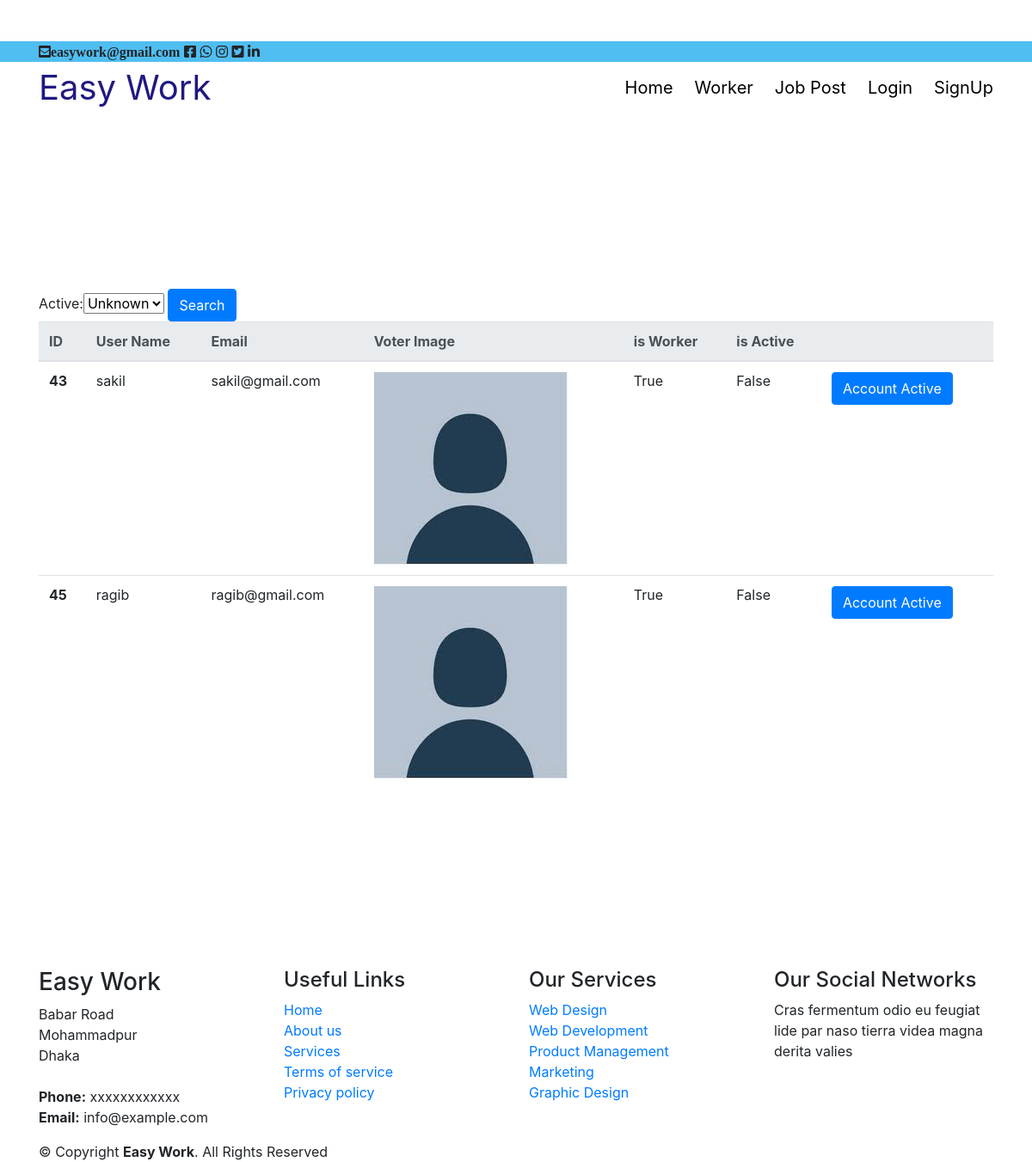
The app's page /superadmin/super/admin/worker/pending/list/, older data.
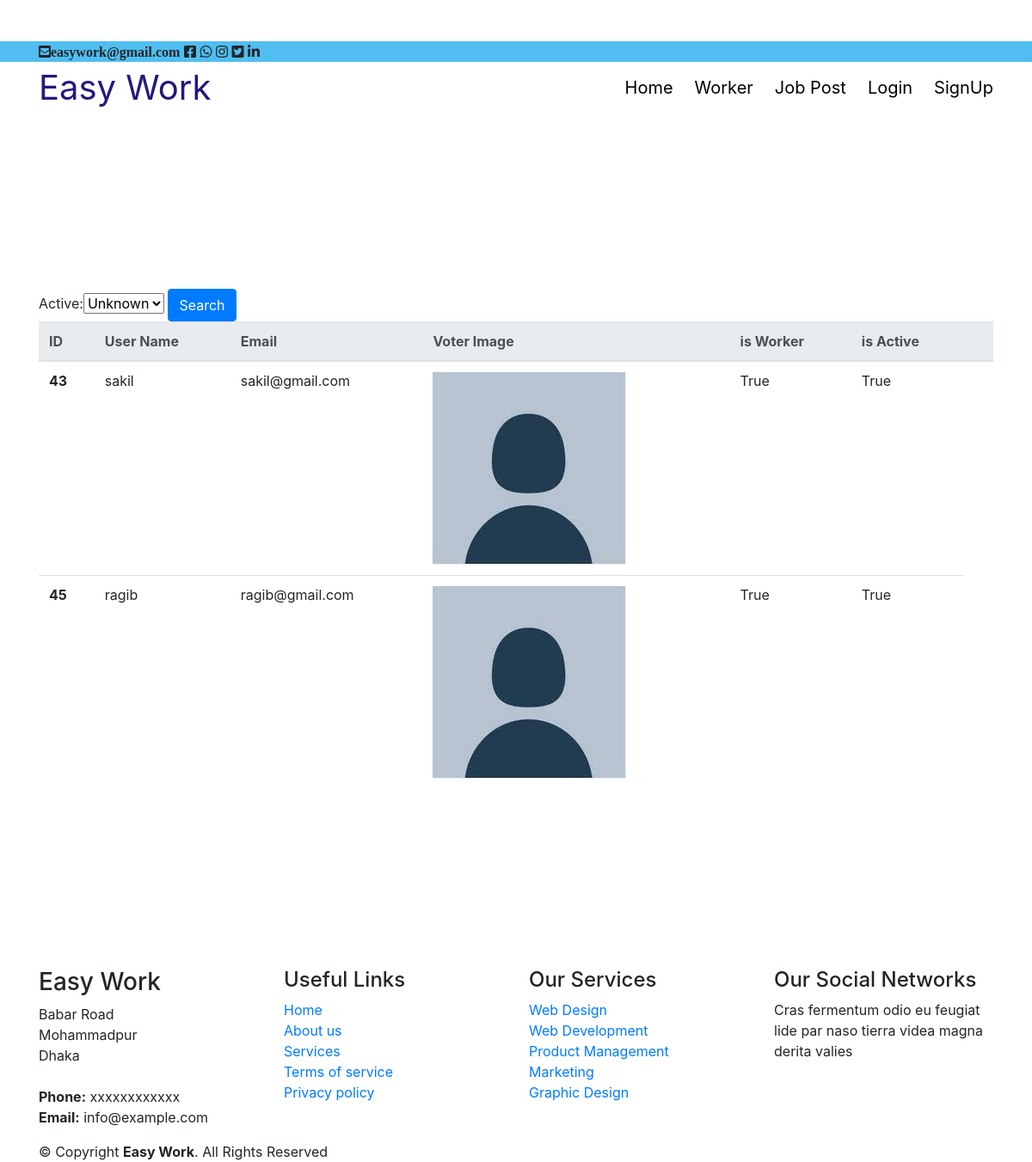
The same page, newer data.
### accounts/models.py (models this page shows, shortened)
class User(AbstractUser):
    is_worker = models.BooleanField(default=False)
    is_customer = models.BooleanField(default=False)
    image = models.ImageField('Voter ID Image', default='default.jpg', upload_to='voter_id_pics', null=True, blank=True)

### superadmin/views.py (the view)
# urls.py: path('super/admin/worker/pending/list/',views.worker_pending_list,name='worker_pending_list'),
def worker_pending_list(request):
    worker = User.objects.all().filter(is_worker = True)
    MyFilter = ActiveFilter(request.GET, queryset=worker)
    worker = MyFilter.qs
    context = {
        'worker': worker,
        'MyFilter': MyFilter,
    }
    return render(request,'superadmin/worker_pending_list.html',context)

### superadmin/templates/superadmin/worker_pending_list.html (shortened to what this page needs)
{% extends 'index1.html' %}
{% load crispy_forms_tags %}
{% load static %}
{% block content %}
<br><br><br><br><br><br><br><br><br><br><br>
<form method="get">
   {{ MyFilter.form }}
   <button class="btn btn-primary" type="submit">Search</button>
 </form>
<table class="table">
  <thead class="thead-light">
    <tr>
      <th scope="col">ID</th>
      <th scope="col">User Name </th>
      <th scope="col">Email</th>
      <th scope="col">Voter Image</th>
      <th scope="col">is Worker</th>
      <th scope="col">is Active</th>
        <th></th>
    </tr>
  </thead>
  <tbody>
  {% for worker in worker%}
      <th scope="row">{{ worker.id}}</th>
      <td>{{ worker.username }}</td>
      <td>{{ worker.email }}</td>
      <td>
        <img class="img-fluid account-img" src="{{ worker.image.url }}">
      </td>
      <td>
          {{ worker.is_worker}}
      </td>
      <td>
          {{ worker.is_active }}
      </td>
  {% if worker.is_active == False %}
      <td>
          <a class="btn btn-primary" href="{% url 'worker_active_account' worker.pk %}">Account Active</a>
      </td>
  {% endif %}
    {% endfor %}
  </tbody>
</table>
{% endblock content %}

### templates/index1.html (shortened to what this page needs)
{% load static %}
<html lang="en">
<head>
    <link rel="stylesheet" href="{% static 'css/all.min.css' %}">
    <link rel="stylesheet" href="{% static 'css/bootstrap.min.css' %}">
</head>
<body>
<br>
<br>
    <section class="pre-header">
        <div class="container">
            <div class="header-row">
                <div class="right-icon">
                    <i class="fas fa-envelope-square">easywork@gmail.com</i>
                    <i class="fab fa-facebook-square"></i>
                    <i class="fab fa-whatsapp"></i>
                    <i class="fab fa-instagram"></i>
                    <i class="fab fa-twitter-square"></i>
                    <i class="fab fa-linkedin-in"></i>
                </div>
            </div>
        </div>
    </section>
    <section class="header" style="">
        <div class="container">
            <div class="logo">
                <a href="{% url 'base' %}">Easy Work</a>
            </div>
            <div class="manu-bar">
                <ul>
                    <li><a href="{% url 'base' %}">Home</a></li>
          <li><a href="{% url 'worker_base' %}">Worker</a></li>
          <li><a href="{% url 'job_base' %}">Job Post</a></li>
          {% if user.is_authenticated and user.is_staff %}
           <li><a href="{% url 'worker_pending_list' %}">Worker Pending </a></li>
             <li><a href="{% url 'client_pending_list' %}">Client Pending </a></li>
             <li><a href="{% url 'job_pending_list' %}">Job Pending </a></li>
             <li><a href="{% url 'list_category' %}">Category</a></li>
             <li><a href="{% url 'list_subcategory' %}">Sub Category</a></li>
             <li><a href="{% url 'superadminprofile' %}">Profile</a></li>
             <li><a href="{% url 'super_admin_change_password' %}">Change Password</a></li>
              <li><a href="{% url 'logout' %}"><span class="glyphicon glyphicon-log-in"></span> Logout</a></li>
          {% else %}
             <li><a href="{% url 'login' %}"> Login</a></li>
          <li><a href="{% url 'signup' %}"> SignUp</a></li>
          {% endif %}
                </ul>
            </div>
        </div>
    </section>
         <div class="container">
             {% block content %}
             {% endblock content %}
         </div>
<br>
<br>
<br>
<br>
<br>
<br>
<br>
<br>
<footer id="footer">
    <div class="footer-top">
      <div class="container">
        <div class="row">
          <div class="col-lg-3 col-md-6 footer-contact">
            <h3>Easy Work</h3>
            <p>
              Babar Road <br>
              Mohammadpur<br>
              Dhaka <br><br>
              <strong>Phone:</strong> xxxxxxxxxxxx<br>
              <strong>Email:</strong> info@example.com<br>
            </p>
          </div>
          <div class="col-lg-3 col-md-6 footer-links">
            <h4>Useful Links</h4>
            <ul>
              <li> <a href="{% url 'base' %}">Home</a></li>
              <li> <a href="#">About us</a></li>
              <li> <a href="#">Services</a></li>
              <li> <a href="#">Terms of service</a></li>
              <li> <a href="#">Privacy policy</a></li>
            </ul>
          </div>
          <div class="col-lg-3 col-md-6 footer-links">
            <h4>Our Services</h4>
            <ul>
              <li> <a href="#">Web Design</a></li>
              <li> <a href="#">Web Development</a></li>
              <li> <a href="#">Product Management</a></li>
              <li> <a href="#">Marketing</a></li>
              <li> <a href="#">Graphic Design</a></li>
            </ul>
          </div>
          <div class="col-lg-3 col-md-6 footer-links">
            <h4>Our Social Networks</h4>
            <p>Cras fermentum odio eu feugiat lide par naso tierra videa magna derita valies</p>
          </div>
        </div>
      </div>
    </div>
    <div class="container footer-bottom clearfix">
      <div class="copyright">
        &copy; Copyright <strong><span>Easy Work</span></strong>. All Rights Reserved
      </div>
    </div>
  </footer>
</body>
</html>

### templates/index1.html (style rules this page uses)
* { padding: 0px; margin: 0px; }
a,a:hover,a:focus { text-decoration: none; }
ul,ol { list-style-type: none; }
.clearfix { clear: both; }
.pre-header { width: 100%; background-color: rgb(80, 190, 241); }
.header { width: 100%; }
.container { width: 1170px; margin: 0px auto; }
.header .container .logo { float: left; font-size: 40px; }
.header .container .logo a { color: rgb(32, 25, 128); line-height: 60px; }
.header .container .manu-bar { float: right; }
.header .container .manu-bar ul li { float: left; line-height: 60px; }
.header .container .manu-bar ul li a { font-size: 20px; color: rgb(0, 0, 0); margin-left: 25px; }

Row changes from the older to the newer data that the page shows:
changed User "sakil": is_active "False" → "True"; no longer shows "Account Active"
changed User "ragib": is_active "False" → "True"; no longer shows "Account Active"
